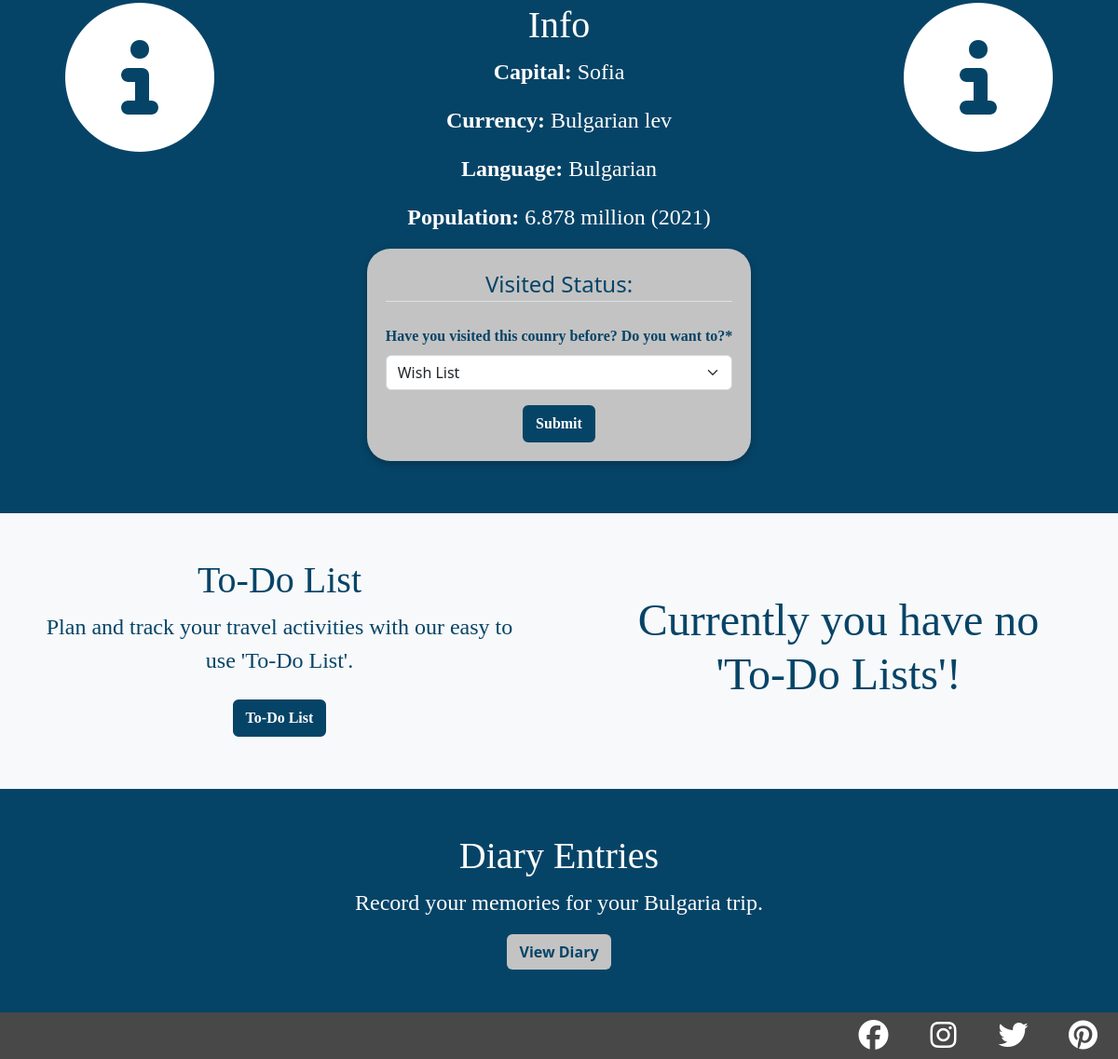
The app's page /diary/country/5 (signed in, lower part), older data.
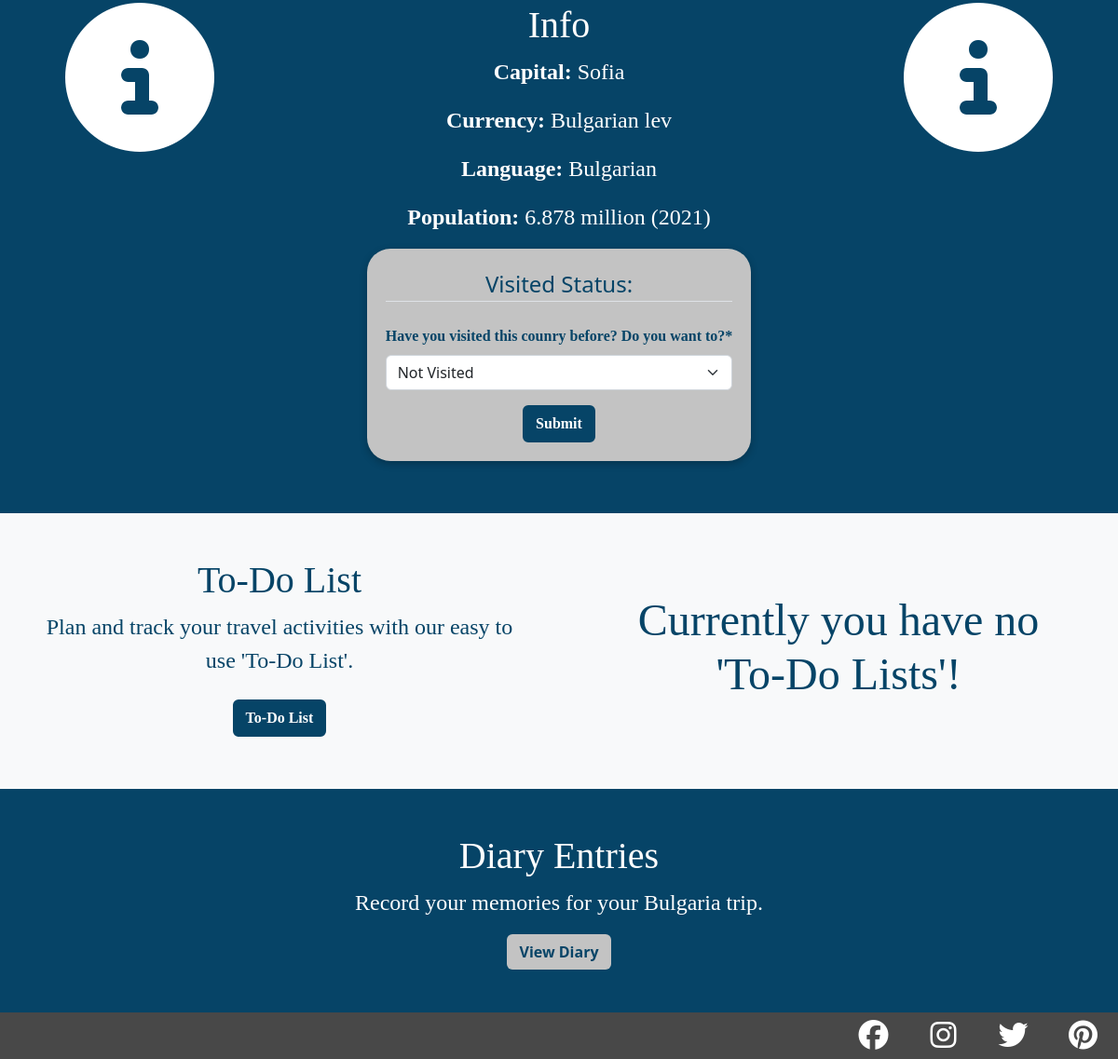
The same page, newer data.
### diary/models.py (models this page shows, shortened)
class Country(models.Model):
    name = models.CharField(max_length=100, unique=True, default=None)
    country_image = models.ImageField(default=None, upload_to='media/country_pics/', blank=True)
    country_flag = models.ImageField(default=None, upload_to='media/country_maps/', blank=True)
    code = models.CharField(max_length=5, unique=True, default=None)
    capital = models.CharField(max_length=100, unique=True, default=None)
    region = models.CharField(max_length=100, default=None)
    currency = models.CharField(max_length=100, default=None)
    language = models.CharField(max_length=100, default=None)
    about = models.CharField(max_length=500, default=None)
    population = models.CharField(max_length=100, default=None)

class Visit(models.Model):
    user = models.ForeignKey(User, on_delete=models.CASCADE,
                             related_name="users_map")
    country = models.ForeignKey(Country, on_delete=models.CASCADE,
                                related_name="country_map")
    status = models.CharField(max_length=50, default="not_visited")

### diary/views.py (the view, shortened to what this page needs)
# urls.py: path('country/<int:pk>', CountryView.as_view(), name="country"),
class CountryView(LoginRequiredMixin, View):
    login_url = '/login/required'
    redirect_field_name = 'redirect_to'
    def get(self, request, pk):
        countries = Country.objects.all()
        country = get_object_or_404(countries, pk=pk)
        visited = Visit.objects.filter(user_id=request.user.id)
        if visited.filter(country=country).exists():
            country_visited = visited.get(country=country)
            return render(
                    request,
                    "diary/country.html",
                    {
                        "country": country,
                        "visit_form": VisitForm(instance=country_visited)
                    },
            )

### diary/forms.py
class VisitForm(forms.ModelForm):
    class Meta:
        model = Visit
        fields = ['status',]
    status = forms.CharField(label="Have you visited this counry before? Do you want to?", widget=forms.Select(choices=VISITED))

### diary/templates/diary/country.html (shortened to what this page needs)
{% extends "base.html" %}
{% block content %}
{% load crispy_forms_tags %}
<div class="row text-center m-0 blue-background">
    <div class="col-3 d-flex justify-content-center p-5 d-none d-lg-block">
        <div>
            <i class="fa-solid fa-circle-info fa-10x"></i>
        </div>
    </div>
    <div class="col-12 col-lg-6 d-flex justify-content-center align-self-center p-5">
        <div>
            <h4>Info</h4>
            <p><strong>Capital:</strong> {{ country.capital }}</p>
            <p><strong>Currency:</strong> {{ country.currency }}</p>
            <p><strong>Language:</strong> {{ country.language }}</p>
            <p><strong>Population:</strong> {{ country.population }}</p>
            <form class="visit-form m-2 w-auto blue-font" method="POST">
                <fieldset class="form-group text-center">
                    <legend class="border-bottom mb-4">Visited Status:</legend>
                    {{ visit_form | crispy }}
                </fieldset>
                <button type="submit" class="btn btn-travel">Submit</button>
            </form>
        </div>
    </div>
    <div class="col-3 d-flex justify-content-center p-5 d-none d-lg-block">
        <div>
            <i class="fa-solid fa-circle-info fa-10x"></i>
        </div>
    </div>
</div>
<div class="row m-0 off-white-background">
    <div class="col-12 col-lg-6 d-flex justify-content-center align-self-center text-center px-5 pt-5 p-lg-5">
        <div>
            <h4>To-Do List</h4>
            <p>Plan and track your travel activities with our easy to use 'To-Do List'.</p>
            <a class="btn btn-travel m-2" href="{% url 'to-do-list' %}">To-Do List</a>
        </div>
    </div>
    <div class="col m-5 d-flex justify-content-center align-self-center text-center">
        <h3>Currently you have no 'To-Do Lists'!</h3>
    </div>
</div>
<div class="row m-0 text-center blue-background">
    <div class="col-12 d-flex justify-content-center align-self-center p-5">
        <div class="w-75 mb-5">
            <h4>Diary Entries</h4>
            <p>Record your memories for your {{ country.name }} trip.</p>
            <a class="btn btn-off-white-background" href="{% url 'diary-all-posts' country.pk %}">View Diary</a>
        </div>
    </div>
</div>
{% endblock content %}

### templates/base.html (shortened to what this page needs)
{% load static %}
<!DOCTYPE html>
<html lang="en">
<head>
    <link href="https://cdn.jsdelivr.net/npm/bootstrap@5.2.3/dist/css/bootstrap.min.css" rel="stylesheet">
    <link rel="stylesheet" href="https://cdn.jsdelivr.net/npm/bootstrap-icons@1.10.3/font/bootstrap-icons.css">
    <link rel="stylesheet" href="{% static 'css/main.css' %}">
</head>
<body>
        <main class="main-section">
            {% block content %}
            {% endblock %}
        </main>
        <section id="footer">
            <div class="h-100 d-flex justify-content-end">
                <div class="footer-icons"><a href="https://www.facebook.com/" target="_blank" rel="noopener"
                    aria-label="Visit our Facebook page (opens in a new tab)"><i class="social-icons fa-brands fa-facebook"></i></a></div>
                <div class="footer-icons"><a href="https://www.instagram.com" target="_blank" rel="noopener"
                    aria-label="Visit our Instagram page (opens in a new tab)"><i class="social-icons fa-brands fa-instagram"></i></a></div>
                <div class="footer-icons"><a href="https://www.twitter.com" target="_blank" rel="noopener"
                    aria-label="Visit our Twitter page (opens in a new tab)"><i class="social-icons fa-brands fa-twitter"></i></a></div>
                <div class="footer-icons"><a href="https://www.pinterest.co.uk" target="_blank" rel="noopener"
                    aria-label="Visit our Pinterest page (opens in a new tab)"><i class="social-icons fa-brands fa-pinterest"></i></a></div>
            </div>
        </section>
</body>
</html>

### static/css/main.css (style rules this page uses)
* { padding: 0; margin: 0; box-sizing: border-box; }
h1, h2, h3, h4, h5, h6 { font-family: 'Lora', serif; }
a { font-family: 'Lora', serif; }
p, .comments-txt, .form-label { font-family: 'Merriweather', serif; }
.form-label { font-weight: 700; }
@media (min-width: 768px) { h3 { font-size: 250%; } }
@media (min-width: 768px) { h4 { font-size: 200%; } }
@media (min-width: 768px) { p, .comments-txt { font-size: 140%; } }
@media (min-width: 992px) { h3 { font-size: 300%; } }
@media (min-width: 992px) { h4 { font-size: 250%; } }
@media (min-width: 992px) { p, .comments-txt { font-size: 150%; } }
.social-icons { font-size: xx-large; }
#footer { position: fixed; height: 50px; background-color: rgb(72, 72, 72); bottom: 0px; left: 0px; right: 0px; margin-bottom: 0px; }
.footer-icons { height: 100%; width: 75px; display: flex; justify-content: center; align-items: center; }
.social-icons { color: white; }
.btn-travel { border: 2px solid rgb(6, 68, 103); background-color: white; font-family: 'Lora', serif; font-weight: 900; color: rgb(6, 68, 103); }
.visit-form { justify-content: center; padding: 20px; background-color: #C3C3C3; border-radius: 25px; margin-bottom: 10px; width: 100%; box-shadow: rgba(0, 0, 0, 0.24) 0px 3px 8px; }
.btn-travel { background-color: rgb(6, 68, 103); color: white; }
.blue-background { background-color: rgb(6, 68, 103); color: white; }
.off-white-background { background-color: #f8f9fa; color: rgb(6, 68, 103); }
.blue-font { color: rgb(6, 68, 103); }
.btn-off-white-background { font-weight: bold; background-color: #C3C3C3; color: rgb(6, 68, 103); }
select { width: 80%; }
body { background-color: rgb(6, 68, 103); color: white; }

Row changes from the older to the newer data that the page shows:
changed Visit: status "Wish List" → "Not Visited"
